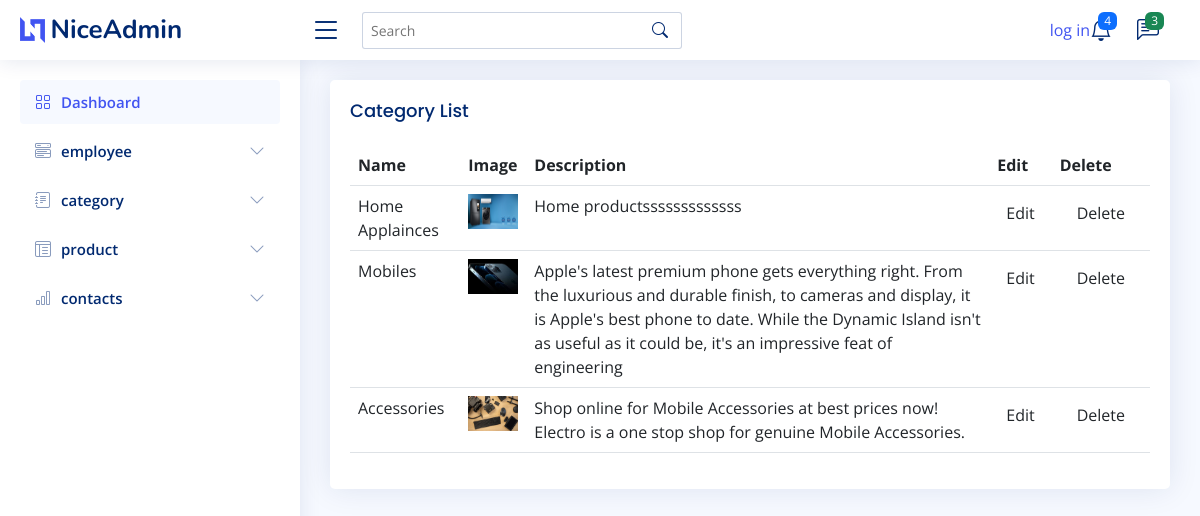
Page /E_shopapp/display_categ/ on the committed database.
### E_shopproject/models.py (models this page shows)
class Category(models.Model):
    Name = models.CharField(max_length=25, null=True, blank=True)
    Description = models.TextField(null=True, blank=True)
    Image = models.ImageField(upload_to="profile", null=True, blank=True)

### E_shopproject/views.py (the view)
# urls.py: path('display_categ/', views.display_categ, name="display_categ"),
def display_categ(req):
    data = Category.objects.all()
    return render(req, "view_category.html", {'data': data})

### E_shopproject/templates/view_category.html (shortened to what this page needs)
{% extends 'index.html' %}
{% block content %}
<!DOCTYPE html>
<html lang="en">
<head>
</head>
<body>
    <div class="card">
            <div class="card-body">
              <h5 class="card-title">Category List</h5>
              <div class="table-responsive">
                <table class="table">
                  <thead>
                    <tr>
                      <th>Name</th>
                      <th>Image</th>
                      <th>Description</th>
                       <th>Edit</th>
                        <th>Delete</th>
                    </tr>
                  </thead>
                     {% for i in data %}
                        <tr>
                            <td>{{ i.Name }}</td>
                            <td>
                                <img src="{{ i.Image.url }}" width="50" height="35">
                            </td>
                            <td>{{ i.Description }}</td>
                            <td>
                                <form method="post" action="{% url 'edit_categ' dataid=i.id %}">
                                  <button type="submit" class="btn btn-gradient-primary mr-2 px-2"> Edit</button>
                                </form>
                            </td>
                             <td>
                                <form method="post" action="{% url 'delete_categ' dataid=i.id %}">
                                  <button type="submit" class="btn btn-gradient-primary mr-2 px-3">Delete</button>
                                </form>
                            </td>
                        </tr>
                    {% endfor %}
                </table>
              </div>
            </div>
          </div>
</body>
</html>
{% endblock %}

### E_shopproject/static/assets/css/style.css (style rules this page uses)
:root { scroll-behavior: smooth; }
body { font-family: "Open Sans", sans-serif; background: #f6f9ff; color: #444444; }
h1, h2, h3, h4, h5, h6 { font-family: "Nunito", sans-serif; }
.card { margin-bottom: 30px; border: none; border-radius: 5px; box-shadow: 0px 0 30px rgba(1, 41, 112, 0.1); }
.card-title { padding: 20px 0 15px 0; font-size: 18px; font-weight: 500; color: #012970; font-family: "Poppins", sans-serif; }
.card-body { padding: 0 20px 20px 20px; }

### rows in the picture
Category: Name "Home Applainces", Image (picture), Description "Home productsssssssssssss"
Category: Name "Mobiles", Image (picture), Description "Apple's latest premium phone gets everything right. From the luxurious and durable finish, to cameras and display, it is Apple's best phone to date. While the Dynamic Island isn't as useful as it could be, it's an impressive feat of engineering"
Category: Name "Accessories", Image (picture), Description "Shop online for Mobile Accessories at best prices now! Electro is a one stop shop for genuine Mobile Accessories."
